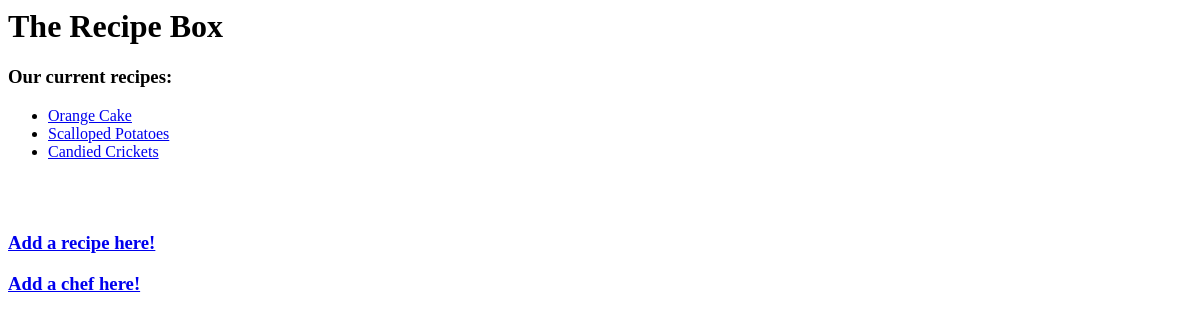
Before: / with the older database file.
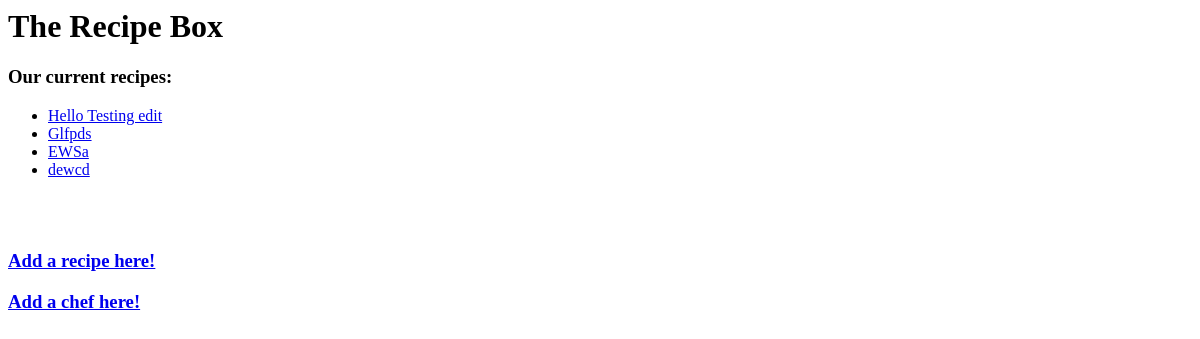
After: the same page with the newer database file.
### recipes/models.py (models this page shows, shortened)
class Recipe(models.Model):
    title = models.CharField(max_length=30)
    author = models.ForeignKey(Author, on_delete=models.CASCADE)
    description = models.TextField()
    time_required = models.CharField(max_length=50)
    instructions = models.TextField()
    favorited_by = models.ManyToManyField(
        Author,
        symmetrical=False,
        blank=True,
        related_name='favorites'
    )

### recipes/views.py (the view)
# urls.py: path('', views.index, name='Homepage'),
def index(request):
    recipes = Recipe.objects.all()
    return render(request, 'index.html', {'recipes': recipes})

### recipes/templates/index.html (shortened to what this page needs)
<h1>The Recipe Box</h1>
<h3>Our current recipes:</h3>
<ul>
    {% for recipe in recipes %}
    <li>
        <a href="/recipe/{{recipe.id}}"> {{ recipe.title }}</a>
    </li>
    {% endfor %}
</ul>
<h3>
    <a href="/addrecipe/">Add a recipe here!</a>
</h3>
<h3>
    <a href="/addauthor/">Add a chef here!</a>
</h3>

Changed rows visible on the page:
removed Recipe: title "Orange Cake"
removed Recipe: title "Scalloped Potatoes"
removed Recipe: title "Candied Crickets"
added Recipe: title "Hello Testing edit"
added Recipe: title "Glfpds"
added Recipe: title "EWSa"
added Recipe: title "dewcd"
